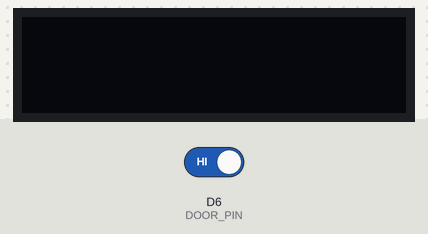
A sketch run on a simulated Arduino MKR. Parts: 128×32 one-colour display. The test bench sets the inputs (shaded band); at power-on: D6 (DOOR_PIN) HIGH. WiFi joins after 1.5 s; servers stay silent unless stated; web services answer with replies made up by the test bench; what the sketch prints to the serial monitor is not drawn.

Above: at 3.7 s.
3.8 s: D6 (DOOR_PIN) driven LOW
At 5.2 s:
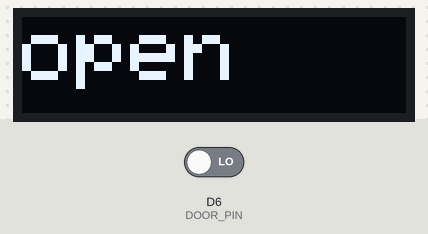
5.5 s: D6 (DOOR_PIN) driven HIGH
At 6.5 s:
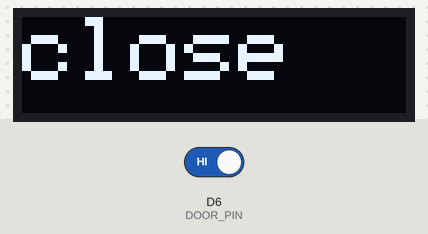
7.2 s: D6 (DOOR_PIN) driven LOW
At 7.8 s:
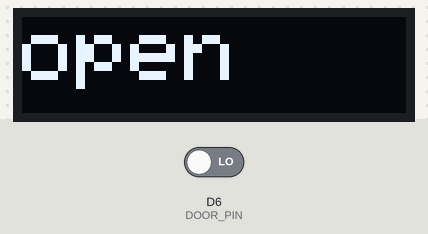
Timing chart, 0 to 10.2 s (numbered marks = the images above; inputs shaded):
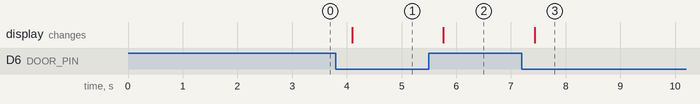

Measured:
- after the input at 3.8 s, the display: changes after 0.30 s (image 1)
- after the input at 5.5 s, the display: changes after 0.27 s (image 2)
- after the input at 7.2 s, the display: changes after 0.23 s (image 3)

The sketch:

Smart_Door_Notifier.ino
```cpp
// ライブラリのインクルード
#include <SPI.h>
#include <WiFiNINA.h>
#include <ArduinoHttpClient.h>

#include <Wire.h>
#include <Adafruit_GFX.h>
#include <Adafruit_SSD1306.h>

#define SCREEN_WIDTH 128  // OLED ディスプレイの幅 (ピクセル単位)
#define SCREEN_HEIGHT 32  // OLED ディスプレイの高さ (ピクセル単位)

#define OLED_RESET 4  //リセットピン番号 (Arduino リセットピンを共有する場合は -1)
Adafruit_SSD1306 display(SCREEN_WIDTH, SCREEN_HEIGHT, &Wire, OLED_RESET);

String message;  //シリアルモニターに書き込まれたメッセージを保存する
int text_size;   //ディスプレイの文字サイズを変更します


// Wi-Fi ネットワークの設定
char ssid[] = "wifi_name";  // Wi-Fi ネットワークの名前
char pass[] = "wifi_pass";  // Wi-Fi ネットワークのパスワード

// LINE Notify の設定
char server[] = "notify-api.line.me";     // サーバーのアドレス
char token[] = "YOUR_ACCESS_TOKEN_HERE";  // LINE Notify のトークン
int port = 443;                           // サーバーのポート番号

// HTTP クライアントの作成
WiFiSSLClient wifi;
HttpClient client = HttpClient(wifi, server, port);

// ドアセンサーのピン番号
const int DOOR_PIN = 6;

// ドアの状態
bool doorState = false;      // 開いているか閉まっているか
bool lastDoorState = false;  // 前回の状態

void setup() {
  // シリアル通信の開始
  Serial.begin(9600);
  if (!display.begin(SSD1306_SWITCHCAPVCC, 0x3C)) {  // 128x32 のアドレス 0x3C
    Serial.println(F("SSD1306 allocation failed"));
    for (;;)
      ;  //ライブラリの初期化に失敗した場合は永久ループします
  }
  display.setTextColor(SSD1306_WHITE);  //テキストを白に設定する
  while (!Serial)
    ;
  // ドアセンサーのピンモード設定
  pinMode(DOOR_PIN, INPUT_PULLUP);
  // Wi-Fi 接続の開始
  Serial.print("Wi-Fi 接続中...");
  int status = WL_IDLE_STATUS;
  while (status != WL_CONNECTED) {
    status = WiFi.begin(ssid, pass);
    delay(1000);
  }
  Serial.println("完了");
  display.clearDisplay();
}

void loop() {
  // ドアセンサーの値を読み取る
  int doorValue = digitalRead(DOOR_PIN);

  // ドアの状態を判定する
  if (doorValue == LOW) {
    doorState = true;  // ドアが開いている
  } else {
    doorState = false;  // ドアが閉まっている
  }
  // ドアの状態が変わった場合
  if (doorState != lastDoorState) {
    // LINE Notify に送るメッセージを作成する
    String message;
    if (doorState == true) {
      message = "ドアが開きました";
      display.clearDisplay();
      display.println("open");
    } else {
      message = "ドアが閉まりました";
      display.clearDisplay();
      display.println("close");
    }

    // HTTP POST リクエストを送る
    client.beginRequest();
    client.post("/api/notify");
    client.sendHeader("Authorization", "Bearer " + String(token));
    client.sendHeader("Content-Type", "application/x-www-form-urlencoded");
    client.sendHeader("Content-Length", message.length() + 8);
    client.beginBody();
    client.print("message=");
    client.print(message);
    client.endRequest();

    // HTTP レスポンスを受け取る
    int statusCode = client.responseStatusCode();
    String response = client.responseBody();

    // HTTP レスポンスを表示する
    Serial.print("Status code: ");
    Serial.println(statusCode);
    Serial.print("Response: ");
    Serial.println(response);

    // 前回の状態を更新する
    lastDoorState = doorState;
  }
  display.setCursor(0, 0);
  display.setTextSize(3);
  display.display();  //バッファをディスプレイに転送します
  // 少し待つ
  delay(100);
}
```
